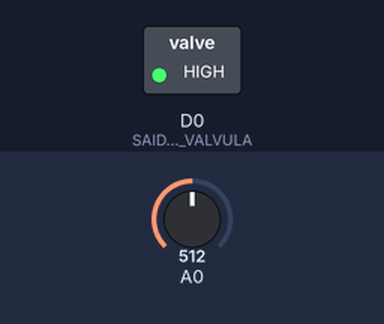
Recording of a sketch running on a simulated ESP8266 (NodeMCU). On the bench: switched loads named in the sketch (green lamp = pin HIGH). The inputs (shaded band) are chosen by the test bench; at power-on: A0 = 512. WiFi joins after 1.5 s; servers stay silent unless stated; no MQTT or app messages arrive unless stated; what the sketch prints to the serial monitor is not drawn.

Above: at 2.7 s.
2.8 s: A0 set to 254
6.7 s: A0 set to 225
At 7.5 s:
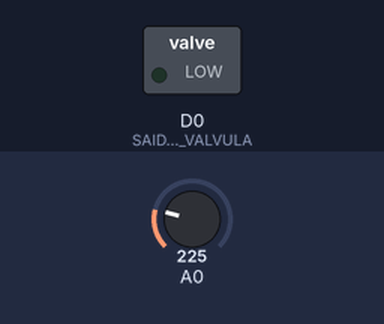
10.6 s: A0 set to 306
At 12.2 s:
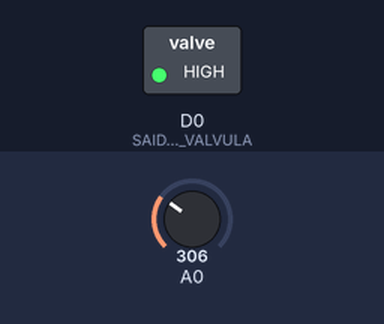
18.3 s: A0 set to 122
At 19.3 s:
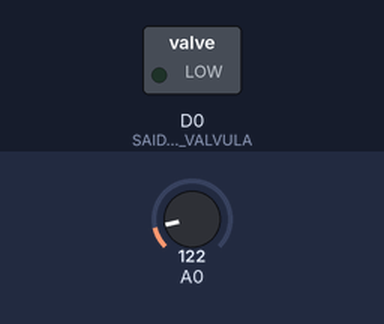
Timing chart, 0 to 21.3 s (numbered marks = the images above; inputs shaded):
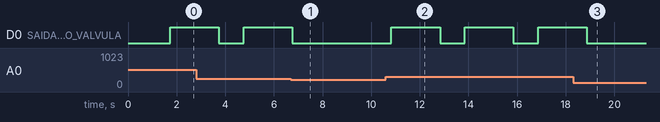

Measured:
- the behaviour switches between 243 and 242 on A0 (found by bisection; images 0 and 1)
- after the input at 6.7 s, D0 (SAIDA_COMANDO_VALVULA): goes on until 6.8 s, then stays LOW
- after the input at 10.6 s, D0 (SAIDA_COMANDO_VALVULA): alternates HIGH for 2.0 s and LOW for 1.0 s, starting after 0.23 s
- after the input at 18.3 s, D0 (SAIDA_COMANDO_VALVULA): goes on until 18.9 s, then stays LOW

The sketch:

IrrigacaoAutomatizada.ino
```cpp
#include <ESP8266WiFi.h>
#include <PubSubClient.h>

//defines - mapeamento de pinos do NodeMCU
#define D0    16
#define D1    5
#define D2    4
#define D3    0
#define D4    2
#define D5    14
#define D6    12
#define D7    13
#define D8    15
#define D9    3
#define D10   1

//defines
#define SSID_REDE     "PALMEIRAS"
#define SENHA_REDE    "Texas2020"
#define INTERVALO_ENVIO_MQTT        3000  //intervalo entre envios de dados via MQTT (em ms)
#define LIMITE_UMIDADE_PARA_REGAR   42     //limite percentual inferior para a planta se auto regar
#define TEMPO_PARA_REGAR            2000   //tempo (em ms) ao qual a válvula de vazão solenóide de água será acionada quando for necessário regar a planta
#define SAIDA_COMANDO_VALVULA       D0     //saída do NodeMCU que acionará a válvula de vazão solenóide de água

//defines de id mqtt e tópicos para publicação e subscribe
#define TOPICO_SUBSCRIBE_NAO_REGAR "SmartPlantaEnvia18101995NaoRegar" //tópico MQTT de escuta
#define TOPICO_PUBLISH   "SmartPlantaRecebe18101995"    //tópico MQTT de envio de informações para Broker

#define ID_MQTT  "SmartPlanta18101995"     //id mqtt para identificar a sessão)

//PubSubClient MQTT(espClient); // Instancia o Cliente MQTT passando o objeto espClient

//constantes e variáveis globais
const char* BROKER_MQTT = "test.mosquitto.org"; //URL do broker MQTT que se deseja utilizar
int BROKER_PORT = 1883;                      // Porta do Broker MQTT
long lastConnectionTime;
long lastMQTTSendTime;
WiFiClient client;
WiFiClient clientMQTT;
PubSubClient MQTT(clientMQTT); // Instancia o Cliente MQTT passando o objeto clientMQTT

//prototypes
float FazLeituraUmidade(void);
void initWiFi(void);
void initMQTT(void);
void reconectWiFi(void);
void mqtt_callback(char* topic, byte* payload, unsigned int length);
void VerificaConexoesWiFIEMQTT(void);

//Função: inicializa e conecta-se na rede WI-FI desejada
//Parâmetros: nenhum
//Retorno: nenhum
void initWiFi()
{
    delay(10);
    Serial.println("------Conexao WI-FI------");
    Serial.print("Conectando-se na rede: ");
    Serial.println(SSID_REDE);
    Serial.println("Aguarde");

    reconectWiFi();
}

//Função: inicializa parâmetros de conexão MQTT(endereço do
//        broker, porta e seta função de callback)
//Parâmetros: nenhum
//Retorno: nenhum
void initMQTT()
{
    MQTT.setServer(BROKER_MQTT, BROKER_PORT);   //informa qual broker e porta deve ser conectado
    MQTT.setCallback(callback);            //atribui função de callback (função chamada quando qualquer informação de um dos tópicos subescritos chega)
}

//Função: função de callback
//        esta função é chamada toda vez que uma informação de
//        um dos tópicos subescritos chega)
//Parâmetros: nenhum
//Retorno: nenhum
void callback(char* topic, byte* payload, unsigned int length) {
  char messageTemp;
  for (int i = 0; i < length; i++) {
    Serial.print((char)payload[i]);
    messageTemp = messageTemp + (char)payload[i];
  }
  Serial.println(messageTemp);

  if(messageTemp == char(1)) {
     digitalWrite(SAIDA_COMANDO_VALVULA,HIGH);  //abre a válvula de vazão solenóide de água
     delay(TEMPO_PARA_REGAR);
     digitalWrite(SAIDA_COMANDO_VALVULA,LOW);
  }

}

//Função: reconecta-se ao broker MQTT (caso ainda não esteja conectado ou em caso de a conexão cair)
//        em caso de sucesso na conexão ou reconexão, o subscribe dos tópicos é refeito.
//Parâmetros: nenhum
//Retorno: nenhum
void reconnectMQTT()
{
    while (!MQTT.connected())
    {
        Serial.print("* Tentando se conectar ao Broker MQTT: ");
        Serial.println(BROKER_MQTT);
        if (MQTT.connect(ID_MQTT))
        {
            Serial.println("Conectado com sucesso ao broker MQTT!");
            //MQTT.subscribe(TOPICO_SUBSCRIBE_REGAR);
            MQTT.subscribe("SmartPlantaEnvia18101995NaoRegar");
        }
        else
        {
            Serial.println("Falha ao reconectar no broker.");
            Serial.println("Havera nova tentatica de conexao em 2s");
            delay(2000);
        }
    }
}

//Função: reconecta-se ao WiFi
//Parâmetros: nenhum
//Retorno: nenhum
void reconectWiFi()
{
    //se já está conectado a rede WI-FI, nada é feito.
    //Caso contrário, são efetuadas tentativas de conexão
    if (WiFi.status() == WL_CONNECTED)
        return;

    WiFi.begin(SSID_REDE, SENHA_REDE); // Conecta na rede WI-FI

    while (WiFi.status() != WL_CONNECTED)
    {
        delay(100);
        Serial.print(".");
    }

    Serial.println();
    Serial.print("Conectado com sucesso na rede ");
    Serial.print(SSID_REDE);
    Serial.println("IP obtido: ");
    Serial.println(WiFi.localIP());
}

//Função: verifica o estado das conexões WiFI e ao broker MQTT.
//        Em caso de desconexão (qualquer uma das duas), a conexão
//        é refeita.
//Parâmetros: nenhum
//Retorno: nenhum
void VerificaConexoesWiFIEMQTT(void)
{
    if (!MQTT.connected())
        reconnectMQTT(); //se não há conexão com o Broker, a conexão é refeita

     reconectWiFi(); //se não há conexão com o WiFI, a conexão é refeita
}

//Função: faz a leitura do nível de umidade
//Parâmetros: nenhum
//Retorno: umidade percentual (0-100)
float FazLeituraUmidade(void)
{
    int ValorADC;
    float UmidadePercentual;

     ValorADC = analogRead(0);   //418 -> 1.0V
     Serial.print("[Leitura ADC] ");
     Serial.println(ValorADC);

     //Quanto maior o numero lido do ADC, menor a umidade.

     UmidadePercentual = 100 * ((418-(float)ValorADC) / 418);
     Serial.print("[Umidade Percentual] ");
     Serial.print(UmidadePercentual);
     Serial.println("%");

     if(UmidadePercentual < 40){
      Serial.print("Solo Seco! Sendo molhado....");
     }
     else{
      Serial.print("Solo úmido! Não será mais molhado.");
     }

     return UmidadePercentual;
}
void setup()
{
    Serial.begin(9600);
    lastConnectionTime = 0;
    lastMQTTSendTime = 0;
    initWiFi();
    initMQTT();
    pinMode(SAIDA_COMANDO_VALVULA,OUTPUT);
    digitalWrite(SAIDA_COMANDO_VALVULA,LOW);  //por default, a válvula de vazão solenóide de água começa fechada
    Serial.println("Planta IoT com ESP8266 NodeMCU");

}

//loop principal
void loop()
{

    float UmidadePercentualLida;
    int UmidadePercentualTruncada;
    char FieldUmidade[11];
    char MsgUmidadeMQTT[50];

    pinMode(SAIDA_COMANDO_VALVULA,OUTPUT);
    digitalWrite(SAIDA_COMANDO_VALVULA,LOW);  //Válvula inicia fechada

    VerificaConexoesWiFIEMQTT();

    UmidadePercentualLida = FazLeituraUmidade();
    UmidadePercentualTruncada = (int)UmidadePercentualLida; //umidade e número inteiro são trnvados

    //Decide se é a hora de enviar as informações
    if ((millis() - lastMQTTSendTime) > INTERVALO_ENVIO_MQTT)

    {
        if(UmidadePercentualTruncada < 40){
          sprintf(MsgUmidadeMQTT,"Umidade do solo: %d por cento. - Solo SECO! Sendo irrigado...",UmidadePercentualTruncada);
        }
        else{
          sprintf(MsgUmidadeMQTT,"Umidade do solo: %d por cento. - Solo ÚMIDO! Não será irrigado.",UmidadePercentualTruncada);
     }
        MQTT.publish(TOPICO_PUBLISH, MsgUmidadeMQTT);
        lastMQTTSendTime = millis();
    }


//    verifica se a planta deve ser regada
    if (UmidadePercentualTruncada < LIMITE_UMIDADE_PARA_REGAR)
    {
        //em caso positivo, a planta é regada no tempo contido no define TEMPO_PARA_REGAR
        digitalWrite(SAIDA_COMANDO_VALVULA,HIGH);  //abre a válvula de vazão solenóide de água
        delay(TEMPO_PARA_REGAR);
        digitalWrite(SAIDA_COMANDO_VALVULA,LOW);  //fecha a válvula de vazão solenóide de água

    }
    delay(1000);
}
```
